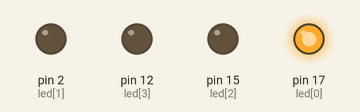
Simulated run of this sketch. Board: Arduino Uno, built with avr-gcc and run on an emulated ATmega328P. On the bench: output pins drawn as LEDs (lit = HIGH).

Above: at 0.03 s.
At 0.37 s:
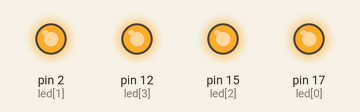
At 0.63 s:
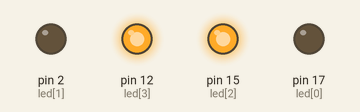
At 1.16 s:
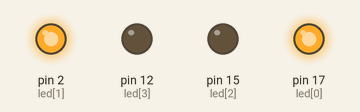
At 1.95 s:
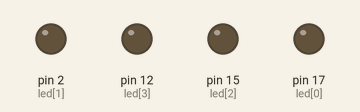
At 2.81 s:
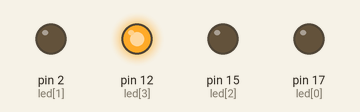
Timing chart, 0 to 3.1 s (numbered marks = the images above):
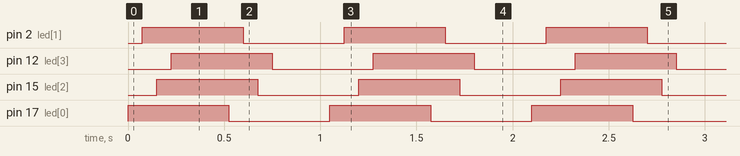

The sketch:

Lab2-2.ino
```cpp
int led[4] = {17, 2, 15, 12};

void setup() {
  pinMode(led[0],OUTPUT);
  pinMode(led[1],OUTPUT);
  pinMode(led[2],OUTPUT);
  pinMode(led[3],OUTPUT);
}

void loop() {
  digitalWrite(led[0], HIGH);
  delay(75);
  digitalWrite(led[1], HIGH);
  delay(75);
  digitalWrite(led[2], HIGH);
  delay(75);
  digitalWrite(led[3], HIGH);
  delay(300);
  digitalWrite(led[0], LOW);
  delay(75);
  digitalWrite(led[1], LOW);
  delay(75);
  digitalWrite(led[2], LOW);
  delay(75);
  digitalWrite(led[3], LOW);
  delay(300);
}
```

Measured:
- by itself, pin 2 (led[1]), pin 12 (led[3]), pin 15 (led[2]), pin 17 (led[0]): alternates HIGH for 0.53 s and LOW for 0.53 s
- by itself, everything shown: repeats every 1.1 s, in 8 steps
